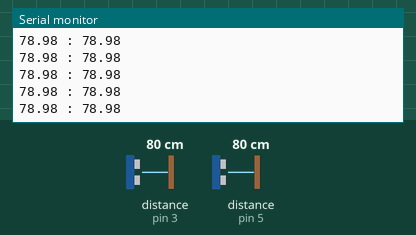
The sketch below on a simulated Arduino Uno, built with avr-gcc and run on an emulated ATmega328P. Parts: the last lines printed to the serial monitor. Wiring (inferred from the names in the program): 2 × ultrasonic range finder: trigger pin 2, echo pin 3 / trigger pin 4, echo pin 5. Inputs (shaded band) come from the test bench; at power-on: distance to the obstacle (sensors on pin 3, pin 5) 80 cm. The echo pulse lasts 58.3 µs per cm.

Above: at 1.2 s.
1.3 s: distance to the obstacle (sensor on pin 3) set to 2 cm
At 1.32 s:
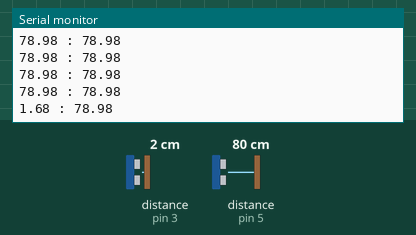
2.8 s: distance to the obstacle (sensor on pin 5) set to 2 cm
At 2.81 s:
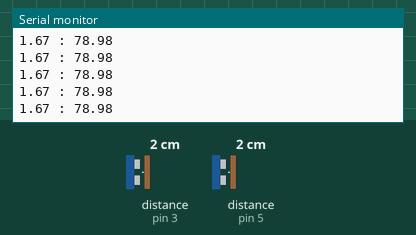
4.3 s: distance to the obstacle (sensor on pin 3) set to 120 cm
At 4.33 s:
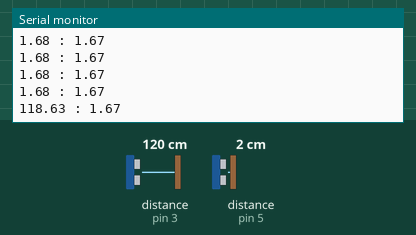
7.3 s: distance to the obstacle (sensor on pin 5) set to 4 cm
At 7.36 s:
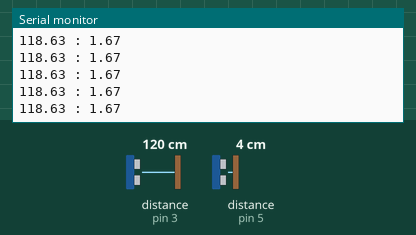
Timing chart, 0 to 9.8 s (numbered marks = the images above; inputs shaded):
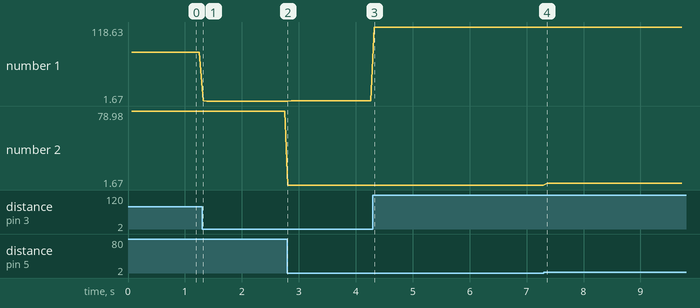

The sketch:

Nano_HY_SRF_TEST.ino
```cpp
#include <SoftwareSerial.h>
SoftwareSerial gateSerial(11, 12); // RX, TX
const int TRIG_1ST = 2; // HY-SRF05(超音波距離センサ)出力ピン
const int ECHO_1ST = 3; // HY-SRF05(超音波距離センサ)入力ピン
const int TRIG_2ND = 4; // HY-SRF05(超音波距離センサ)出力ピン
const int ECHO_2ND = 5; // HY-SRF05(超音波距離センサ)入力ピン
const int KYORISENSORSAMPLINGNUM = 1;//距離センサー、サンプリング数
const int KYORISENSORSAMPLINGMARGIN = 50;//距離センサーのサンプリングの間隔

const int TXDEN = 8;//.;rs485

float distance1st[KYORISENSORSAMPLINGNUM];
float distance2nd[KYORISENSORSAMPLINGNUM];
int sampleCounter = 0;
float longestdistance1st;
float longestdistance2nd;
void setup() {
  Serial.begin(9600);
  gateSerial.begin(9600);
  pinMode(TRIG_1ST,OUTPUT);
  pinMode(ECHO_1ST,INPUT);
  pinMode(TRIG_2ND,OUTPUT);
  pinMode(ECHO_2ND,INPUT);
  pinMode(TXDEN, OUTPUT);
 digitalWrite(TXDEN, HIGH); // master
  }

void loop() {
sampleCounter = 0;
longestdistance1st = 0;
longestdistance2nd = 0;


  while(sampleCounter < KYORISENSORSAMPLINGNUM){   //サンプリング
  delay(KYORISENSORSAMPLINGMARGIN);
  // 超音波の出力終了
  digitalWrite(TRIG_1ST,LOW);
  digitalWrite(TRIG_2ND,LOW);
  delayMicroseconds(1);
  // 超音波を出力
  digitalWrite(TRIG_1ST,HIGH);
  delayMicroseconds(50);
  // 超音波を出力終了して、出力した超音波が返って来る時間を計測
  digitalWrite(TRIG_1ST,LOW);
  int pulseLenMicroSecond1 = pulseIn(ECHO_1ST,HIGH,35000);
  digitalWrite(TRIG_2ND,HIGH);
  delayMicroseconds(50);
  digitalWrite(TRIG_2ND,LOW);
  int pulseLenMicroSecond2 = pulseIn(ECHO_2ND,HIGH,35000);
  // 計測した時間と音速から反射物までの距離を計算
  if (pulseLenMicroSecond1 == 0) distance1st[sampleCounter] = 455.5;
  else distance1st[sampleCounter] = pulseLenMicroSecond1*0.017;//マイクロ秒ごとに０.０３４cm進む、反射して帰ってくるので２で割る
    if (pulseLenMicroSecond2 == 0) distance2nd[sampleCounter] = 455.5;
  else distance2nd[sampleCounter] = pulseLenMicroSecond2*0.017;//マイクロ秒ごとに０.０３４cm進む、反射して帰ってくるので２で割る
  if(longestdistance1st < distance1st[sampleCounter]) longestdistance1st = distance1st[sampleCounter];
  if(longestdistance2nd < distance2nd[sampleCounter]) longestdistance2nd = distance2nd[sampleCounter];
  sampleCounter++;
  }


  // 計算結果をシリアル通信で出力
 float data[1];
 data[0] = longestdistance1st;
  gateSerial.write((byte*)data, sizeof(float));
  data[0] = longestdistance2nd;
   gateSerial.write((byte*)data, sizeof(float));
   Serial.print(longestdistance1st);
 Serial.print(" : ");
  Serial.println(longestdistance2nd);

}
```

Measured:
- after the input at 1.3 s, the serial monitor: prints a new line at once (image 1)
- after the input at 4.3 s, the serial monitor: prints a new line at once (image 3)
- plotted number 1: 78.98 → 1.67 after the input at 1.3 s, 1.68 → 118.63 after the input at 4.3 s
- plotted number 2: 1.67 → 3.66 after the input at 7.3 s
